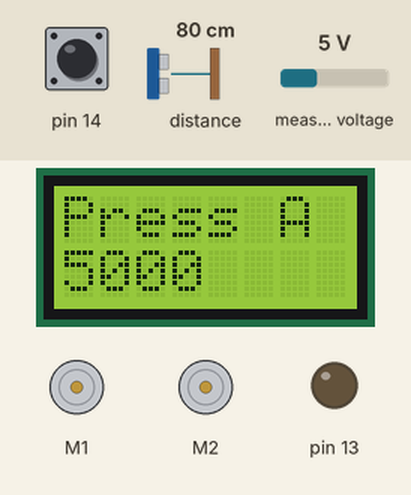
Bench run of a sketch on a simulated Arduino Leonardo, built with avr-gcc and run on an emulated ATmega32U4. Shown: 8×2 character LCD, 2 × DC motor (green arrow = forward, orange = backward, longer = faster), output pins drawn as LEDs (lit = HIGH). The inputs (shaded band) are chosen by the test bench; at power-on: pin 14 HIGH, distance to the obstacle 80 cm, measured voltage 5 V.

Above: at 1.2 s.
1.3 s: pin 14 pulled LOW for 0.15 s
At 1.94 s:
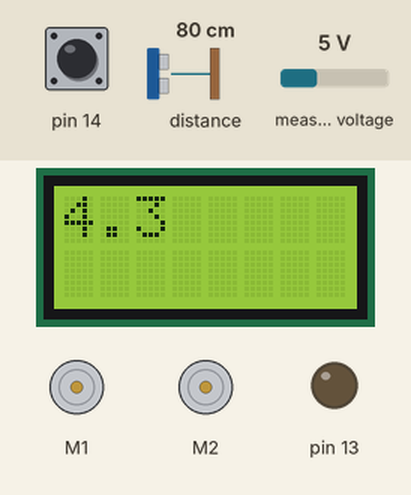
2.0 s: pin 14 pulled LOW for 1 s
At 3.2 s:
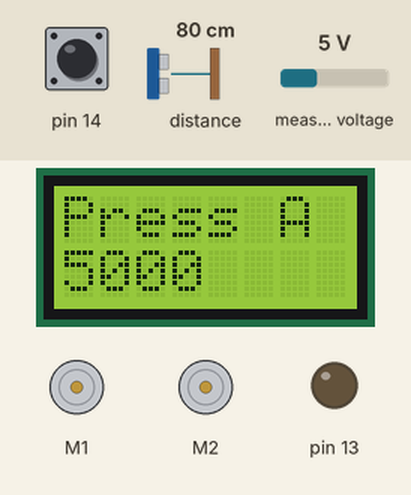
4.5 s: pin 14 pulled LOW for 0.15 s
At 4.64 s:
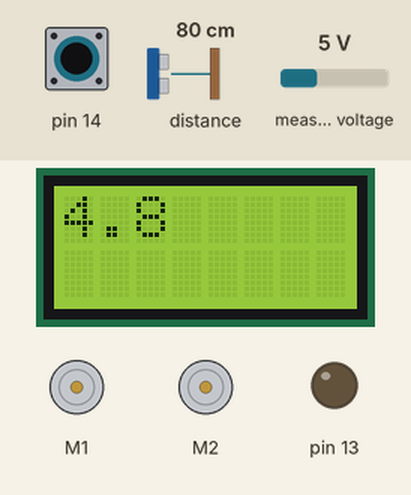
5.2 s: pin 14 pulled LOW for 3.2 s
At 5.6 s:
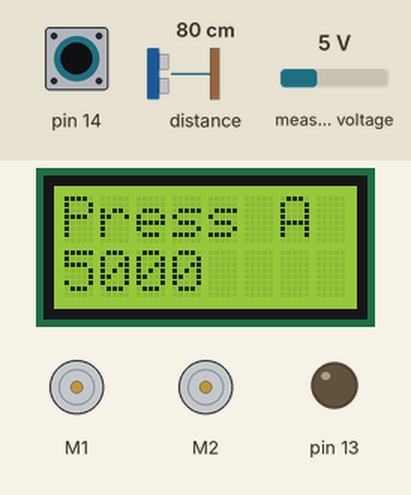
9.9 s: pin 14 pulled LOW for 0.15 s
At 16.2 s:
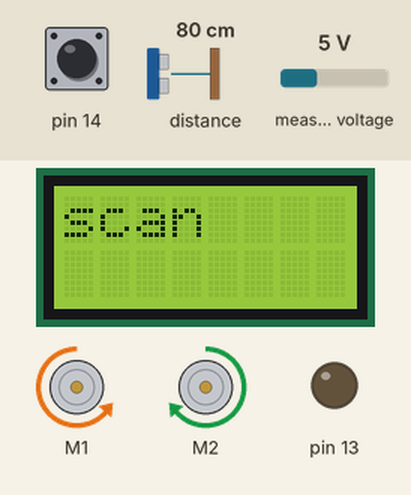
Timing chart, 0 to 20.3 s (numbered marks = the images above; inputs shaded):
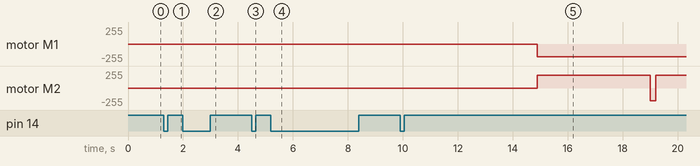

Measured:
- after the input at 1.3 s, the display: first changes at once (image 1 shows a later state)
- after the input at 2.0 s, the display: changes at once (image 2)
- after the input at 4.5 s, the display: first changes at once (image 3 shows a later state)
- after the input at 5.2 s, motor M1: stays stopped (without the input it goes to backward 191/255 after 4.3 s); motor M2: stays stopped (without the input it goes to forward 191/255 after 4.3 s); the display: changes at once (image 4)
- after the input at 9.9 s, motor M1: stopped → backward 191/255 after 5.0 s; motor M2: stopped → forward 191/255 after 5.0 s, → backward 191/255 4.1 s later, → forward 191/255 0.20 s later; the display: first changes at once (image 5 shows a later state)

The sketch:

IEEE_ZUMO_SUMO.ino
```cpp
/*
It uses the line sensors to detect the white border of the sumo
ring so it can avoid driving out of the ring (similar to the
BorderDetect example).  It also uses the Zumo 32U4's proximity
sensors to scan for nearby opponents and drive towards them.
For this code to work, jumpers on the front sensor array
must be installed in order to connect pin 4 to RGT and connect
pin 20 to LFT.
This code was tested on a Zumo 32U4 with 75:1 HP micro metal
gearmotors. */

#include <Wire.h>
#include <Zumo32U4.h>

Zumo32U4LCD lcd;
Zumo32U4ButtonA buttonA;
Zumo32U4Buzzer buzzer;
Zumo32U4Motors motors;
Zumo32U4LineSensors lineSensors;
Zumo32U4ProximitySensors proxSensors;

unsigned int lineSensorValues[3];

// When the reading on a line sensor goes below this value, we
// consider that line sensor to have detected the white border at
// the edge of the ring.  This value might need to be tuned for
// different lighting conditions, surfaces, etc.
const uint16_t lineSensorThreshold = 500;

// The speed that the robot uses when backing up.
const uint16_t reverseSpeed = 300;

// The speed that the robot uses when turning.
const uint16_t turnSpeed = 300;//<---------------------increase it

// The speed that the robot usually uses when moving forward.
// You don't want this to be too fast because then the robot
// might fail to stop when it detects the white border.
const uint16_t forwardSpeed = 300;

// These two variables specify the speeds to apply to the motors
// when veering left or veering right.  While the robot is
// driving forward, it uses its proximity sensors to scan for
// objects ahead of it and tries to veer towards them.
const uint16_t veerSpeedLow = 0;
const uint16_t veerSpeedHigh = 255;

// The speed that the robot drives when it detects an opponent in
// front of it, either with the proximity sensors or by noticing
// that it is caught in a stalemate (driving forward for several
// seconds without reaching a border).  400 is full speed.
const uint16_t rammingSpeed = 400;

// The amount of time to spend backing up after detecting a
// border, in milliseconds.
const uint16_t reverseTime = 200;

// The minimum amount of time to spend scanning for nearby
// opponents, in milliseconds.
const uint16_t scanTimeMin = 200;

// The maximum amount of time to spend scanning for nearby
// opponents, in milliseconds.
const uint16_t scanTimeMax = 4100;

// The amount of time to wait between detecting a button press
// and actually starting to move, in milliseconds.  Typical robot
// sumo rules require 5 seconds of waiting.
const uint16_t waitTime = 4990;

// If the robot has been driving forward for this amount of time,
// in milliseconds, without reaching a border, the robot decides
// that it must be pushing on another robot and this is a
// stalemate, so it increases its motor speed.
const uint16_t stalemateTime = 4000;

// This enum lists the top-level states that the robot can be in.
enum State
{
  StatePausing,
  StateWaiting,
  StateScanning,
  StateDriving,
  StateBacking,
};

State state = StatePausing;

enum Direction
{
  DirectionLeft,
  DirectionRight,
};

// scanDir is the direction the robot should turn the next time
// it scans for an opponent.
Direction scanDir = DirectionLeft;

// The time, in milliseconds, that we entered the current top-level state.
uint16_t stateStartTime;

// The time, in milliseconds, that the LCD was last updated.
uint16_t displayTime;

// This gets set to true whenever we change to a new state.
// A state can read and write this variable this in order to
// perform actions just once at the beginning of the state.
bool justChangedState;

// This gets set whenever we clear the display.
bool displayCleared;

void setup()
{
  // Uncomment if necessary to correct motor directions:
  //motors.flipLeftMotor(true);
  //motors.flipRightMotor(true);

  lineSensors.initThreeSensors();
  proxSensors.initThreeSensors();

  changeState(StatePausing);
}

void loop()
{
  bool buttonPress = buttonA.getSingleDebouncedPress();

  if (state == StatePausing)
  {
    // In this state, we just wait for the user to press button
    // A, while displaying the battery voltage every 100 ms.

    motors.setSpeeds(0, 0);

    if (justChangedState)
    {
      justChangedState = false;
      lcd.print(F("Press A"));
    }

    if (displayIsStale(100))
    {
      displayUpdated();
      lcd.gotoXY(0, 1);
      lcd.print(readBatteryMillivolts());
    }

    if (buttonPress)
    {
      // The user pressed button A, so go to the waiting state.
      changeState(StateWaiting);
    }
  }
  else if (buttonPress)
  {
    // The user pressed button A while the robot was running, so pause.
    changeState(StatePausing);
  }
  else if (state == StateWaiting)
  {
    // In this state, we wait for a while and then move on to the
    // scanning state.

    motors.setSpeeds(0, 0);

    uint16_t time = timeInThisState();

    if (time < waitTime)
    {
      // Display the remaining time we have to wait.
      uint16_t timeLeft = waitTime - time;
      lcd.gotoXY(0, 0);
      lcd.print(timeLeft / 1000 % 10);
      lcd.print('.');
      lcd.print(timeLeft / 100 % 10);
    }
    else
    {
      // We have waited long enough.  Start moving.
      changeState(StateScanning);
    }
  }
  else if (state == StateBacking)
  {
    // In this state, the robot drives in reverse.

    if (justChangedState)
    {
      justChangedState = false;
      lcd.print(F("back"));
    }

    motors.setSpeeds(-reverseSpeed, -reverseSpeed);

    // After backing up for a specific amount of time, start
    // scanning.
    if (timeInThisState() >= reverseTime)
    {
      changeState(StateScanning);
    }
  }
  else if (state == StateScanning)
  {
    // In this state the robot rotates in place and tries to find
    // its opponent.

    if (justChangedState)
    {
      justChangedState = false;
      lcd.print(F("scan"));
    }

    if (scanDir == DirectionRight)
    {
      motors.setSpeeds(turnSpeed, -turnSpeed);
    }
    else
    {
      motors.setSpeeds(-turnSpeed, turnSpeed);
    }

    uint16_t time = timeInThisState();

    if (time > scanTimeMax)
    {
      // We have not seen anything for a while, so start driving.
      changeState(StateDriving);
    }
    else if (time > scanTimeMin)
    {
      // Read the proximity sensors.  If we detect anything with
      // the front sensor, then start driving forwards.
      proxSensors.read();
      if (proxSensors.countsFrontWithLeftLeds() >= 2
        || proxSensors.countsFrontWithRightLeds() >= 2)
      {
        changeState(StateDriving);
      }
    }
  }
  else if (state == StateDriving)
  {
    // In this state we drive forward while also looking for the
    // opponent using the proximity sensors and checking for the
    // white border.

    if (justChangedState)
    {
      justChangedState = false;
      lcd.print(F("drive"));
    }

    // Check for borders.
    lineSensors.read(lineSensorValues);
    if (lineSensorValues[0] < lineSensorThreshold)
    {
      scanDir = DirectionRight;
      changeState(StateBacking);
    }
    if (lineSensorValues[2] < lineSensorThreshold)
    {
      scanDir = DirectionLeft;
      changeState(StateBacking);
    }

    // Read the proximity sensors to see if know where the
    // opponent is.
    proxSensors.read();
    uint8_t sum = proxSensors.countsFrontWithRightLeds() + proxSensors.countsFrontWithLeftLeds();
    int8_t diff = proxSensors.countsFrontWithRightLeds() - proxSensors.countsFrontWithLeftLeds();

    if (sum >= 4 || timeInThisState() > stalemateTime)
    {
      // The front sensor is getting a strong signal, or we have
      // been driving forward for a while now without seeing the
      // border.  Either way, there is probably a robot in front
      // of us and we should switch to ramming speed to try to
      // push the robot out of the ring.
      motors.setSpeeds(rammingSpeed, rammingSpeed);

      // Turn on the red LED when ramming.
      ledRed(1);
    }
    else if (sum == 0)
    {
      // We don't see anything with the front sensor, so just
      // keep driving forward.  Also monitor the side sensors; if
      // they see an object then we want to go to the scanning
      // state and turn torwards that object.

      motors.setSpeeds(forwardSpeed, forwardSpeed);

      if (proxSensors.countsLeftWithLeftLeds() >= 2)
      {
        // Detected something to the left.
        scanDir = DirectionLeft;
        changeState(StateScanning);
      }

      if (proxSensors.countsRightWithRightLeds() >= 2)
      {
        // Detected something to the right.
        scanDir = DirectionRight;
        changeState(StateScanning);
      }

      ledRed(0);
    }
    else
    {
      // We see something with the front sensor but it is not a
      // strong reading.

      if (diff >= 1)
      {
        // The right-side reading is stronger, so veer to the right.
        motors.setSpeeds(veerSpeedHigh, veerSpeedLow);
      }
      else if (diff <= -1)
      {
        // The left-side reading is stronger, so veer to the left.
        motors.setSpeeds(veerSpeedLow, veerSpeedHigh);
      }
      else
      {
        // Both readings are equal, so just drive forward.
        motors.setSpeeds(forwardSpeed, forwardSpeed);
      }
      ledRed(0);
    }
  }
}

// Gets the amount of time we have been in this state, in
// milliseconds.  After 65535 milliseconds (65 seconds), this
// overflows to 0.
uint16_t timeInThisState()
{
  return (uint16_t)(millis() - stateStartTime);
}

// Changes to a new state.  It also clears the LCD and turns off
// the LEDs so that the things the previous state were doing do
// not affect the feedback the user sees in the new state.
void changeState(uint8_t newState)
{
  state = (State)newState;
  justChangedState = true;
  stateStartTime = millis();
  ledRed(0);
  ledYellow(0);
  ledGreen(0);
  lcd.clear();
  displayCleared = true;
}

// Returns true if the display has been cleared or the contents
// on it have not been updated in a while.  The time limit used
// to decide if the contents are staled is specified in
// milliseconds by the staleTime parameter.
bool displayIsStale(uint16_t staleTime)
{
  return displayCleared || (millis() - displayTime) > staleTime;
}

// Any part of the code that uses displayIsStale to decide when
// to update the LCD should call this function when it updates the
// LCD.
void displayUpdated()
{
  displayTime = millis();
  displayCleared = false;
}
```
